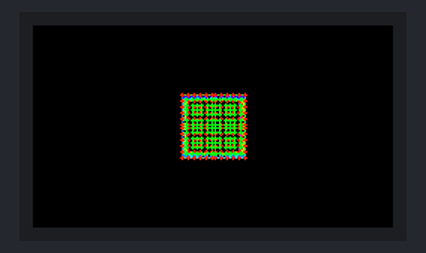
Recording of a sketch running on a simulated ESP32. Shown: 240×135 colour display.

Above: at 0.47 s.
At 5.14 s:
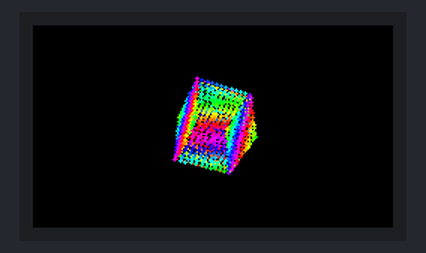
At 10.2 s:
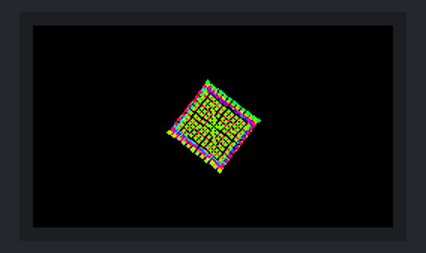
At 19.93 s:
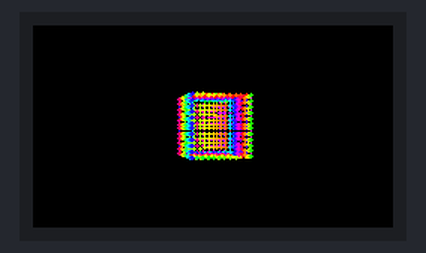
At 29.67 s:
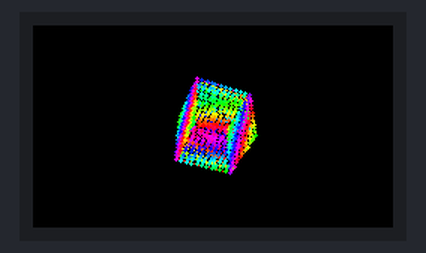
At 39.79 s:
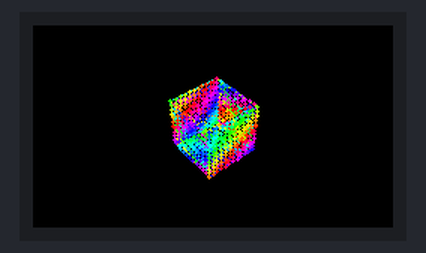

The sketch:

chromatic_cubes.ino
```cpp
#include <TFT_eSPI.h>
#include <SPI.h>
#include <math.h>

TFT_eSPI tft = TFT_eSPI();
TFT_eSprite spr = TFT_eSprite(&tft);

#define W 240
#define H 135
#define CX 120
#define CY 67

// ============================================================
// CUBE SIZE
// Increase this number for a larger cube.
// 36 = original
// 48 = large
// 55 = very large
// ============================================================
#define CUBE_SIZE 55.0f

uint16_t rainbow(float h, float v=1.0f) {
  h = fmodf(h, 360.0f);
  if (h < 0) h += 360.0f;

  float x = h / 60.0f;
  int s = (int)x;
  float f = x - s;

  float r, g, b;

  switch (s) {
    case 0: r=1;   g=f;   b=0;   break;
    case 1: r=1-f; g=1;   b=0;   break;
    case 2: r=0;   g=1;   b=f;   break;
    case 3: r=0;   g=1-f; b=1;   break;
    case 4: r=f;   g=0;   b=1;   break;
    default:r=1; g=0;   b=1-f; break;
  }

  return spr.color565(
    (uint8_t)(r * 255 * v),
    (uint8_t)(g * 255 * v),
    (uint8_t)(b * 255 * v)
  );
}

// ============================================================
// CUBE VERTICES
// ============================================================

struct V {
  float x;
  float y;
  float z;
};

V v[8] = {
  {-1,-1,-1},
  { 1,-1,-1},
  { 1, 1,-1},
  {-1, 1,-1},

  {-1,-1, 1},
  { 1,-1, 1},
  { 1, 1, 1},
  {-1, 1, 1}
};

// ============================================================
// CUBE EDGES
// ============================================================

int edges[12][2] = {
  {0,1},
  {1,2},
  {2,3},
  {3,0},

  {4,5},
  {5,6},
  {6,7},
  {7,4},

  {0,4},
  {1,5},
  {2,6},
  {3,7}
};

float angle = 0.0f;

// ============================================================
// DISPLAY SETUP
// ============================================================

void setup() {

  tft.init();

  tft.setRotation(1);

  tft.fillScreen(TFT_BLACK);

  spr.setColorDepth(16);
  spr.createSprite(W, H);
}

// ============================================================
// DRAW CUBE
// ============================================================

void drawCube() {

  spr.fillSprite(TFT_BLACK);

  int sx[8];
  int sy[8];

  // ----------------------------------------------------------
  // Calculate projected vertices
  // ----------------------------------------------------------

  for (int i = 0; i < 8; i++) {

    float x = v[i].x;
    float y = v[i].y;
    float z = v[i].z;

    // Y rotation
    float c = cosf(angle);
    float s = sinf(angle);

    float x1 = x * c - z * s;
    float z1 = x * s + z * c;

    // X rotation
    float cx = cosf(angle * 0.63f);
    float sxr = sinf(angle * 0.63f);

    float y1 = y * cx - z1 * sxr;
    float z2 = y * sxr + z1 * cx;

    // Perspective
    float perspective =
      1.0f / (2.8f - z2 * 0.25f);

    sx[i] =
      CX + (int)(x1 * CUBE_SIZE * perspective);

    sy[i] =
      CY + (int)(y1 * CUBE_SIZE * perspective);
  }

  // ----------------------------------------------------------
  // Draw cube edges
  // ----------------------------------------------------------

  for (int i = 0; i < 12; i++) {

    int a = edges[i][0];
    int b = edges[i][1];

    float hue =
      i * 30.0f +
      angle * 30.0f;

    spr.drawLine(
      sx[a],
      sy[a],
      sx[b],
      sy[b],
      rainbow(hue)
    );
  }

  // ----------------------------------------------------------
  // Dense dotted cube surfaces
  // ----------------------------------------------------------

  for (int face = 0; face < 6; face++) {

    for (int a = 0; a < 12; a++) {

      for (int b = 0; b < 12; b++) {

        float u =
          -1.0f + 2.0f * a / 11.0f;

        float w =
          -1.0f + 2.0f * b / 11.0f;

        V q;

        switch (face) {

          case 0:
            q = { 1, u, w };
            break;

          case 1:
            q = {-1, u, w };
            break;

          case 2:
            q = { u, 1, w };
            break;

          case 3:
            q = { u,-1, w };
            break;

          case 4:
            q = { u, w, 1 };
            break;

          default:
            q = { u, w,-1 };
            break;
        }

        // Y rotation
        float c = cosf(angle);
        float s = sinf(angle);

        float x = q.x * c - q.z * s;
        float z = q.x * s + q.z * c;

        // X rotation
        float c2 = cosf(angle * 0.63f);
        float s2 = sinf(angle * 0.63f);

        float y = q.y * c2 - z * s2;
        float zz = q.y * s2 + z * c2;

        // Perspective
        float perspective =
          1.0f / (2.8f - zz * 0.25f);

        int px =
          CX + (int)(x * CUBE_SIZE * perspective);

        int py =
          CY + (int)(y * CUBE_SIZE * perspective);

        if (px > 0 && px < W &&
            py > 0 && py < H) {

          float hue =
            150.0f * zz +
            face * 55.0f +
            angle * 30.0f;

          spr.fillCircle(
            px,
            py,
            1,
            rainbow(hue)
          );
        }
      }
    }
  }

  // ----------------------------------------------------------
  // Send frame to display
  // ----------------------------------------------------------

  spr.pushSprite(0, 0);
}

// ============================================================
// LOOP
// ============================================================

void loop() {

  drawCube();

  angle += 0.025f;

  if (angle > TWO_PI)
    angle -= TWO_PI;

  yield();
}
```
